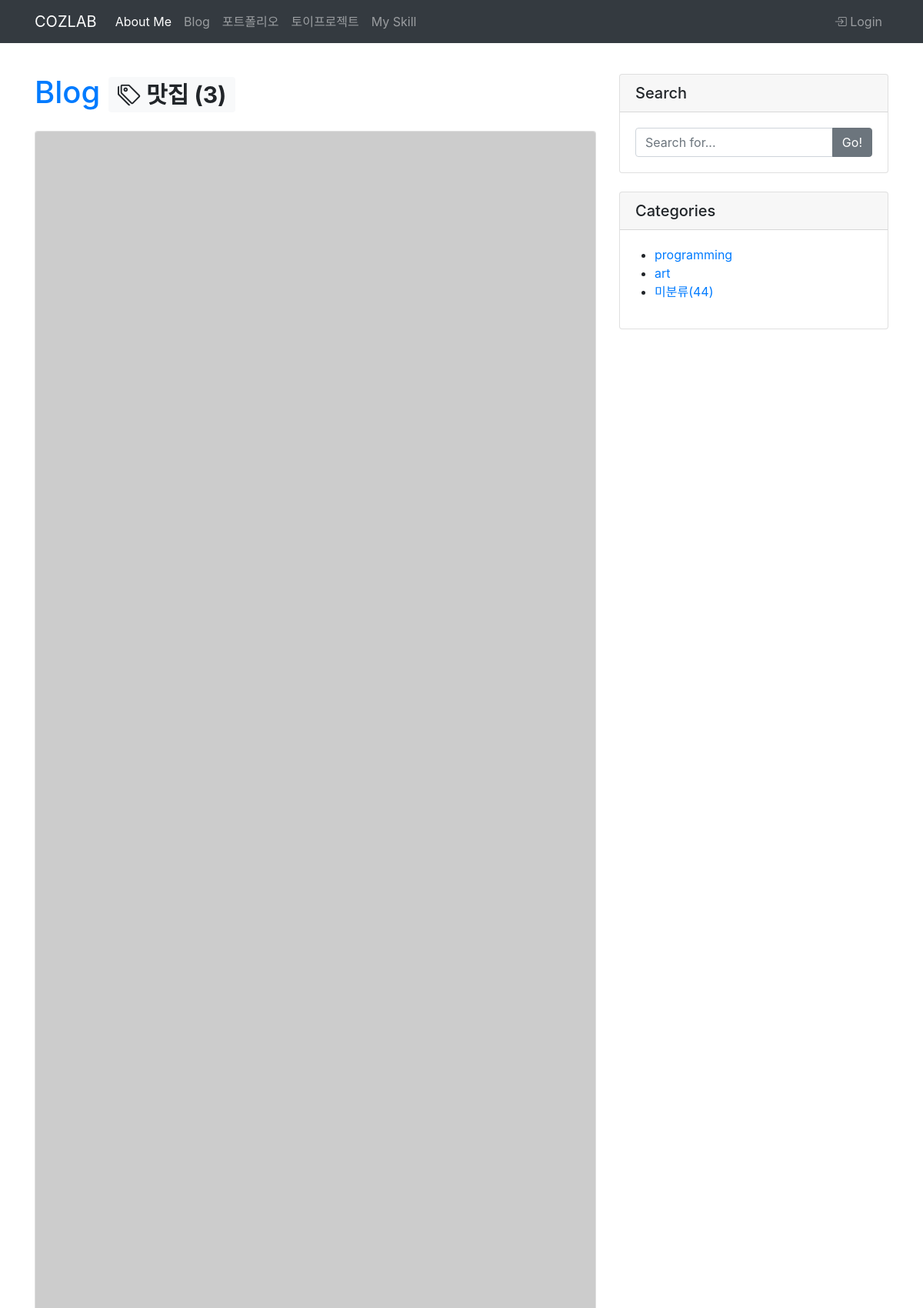
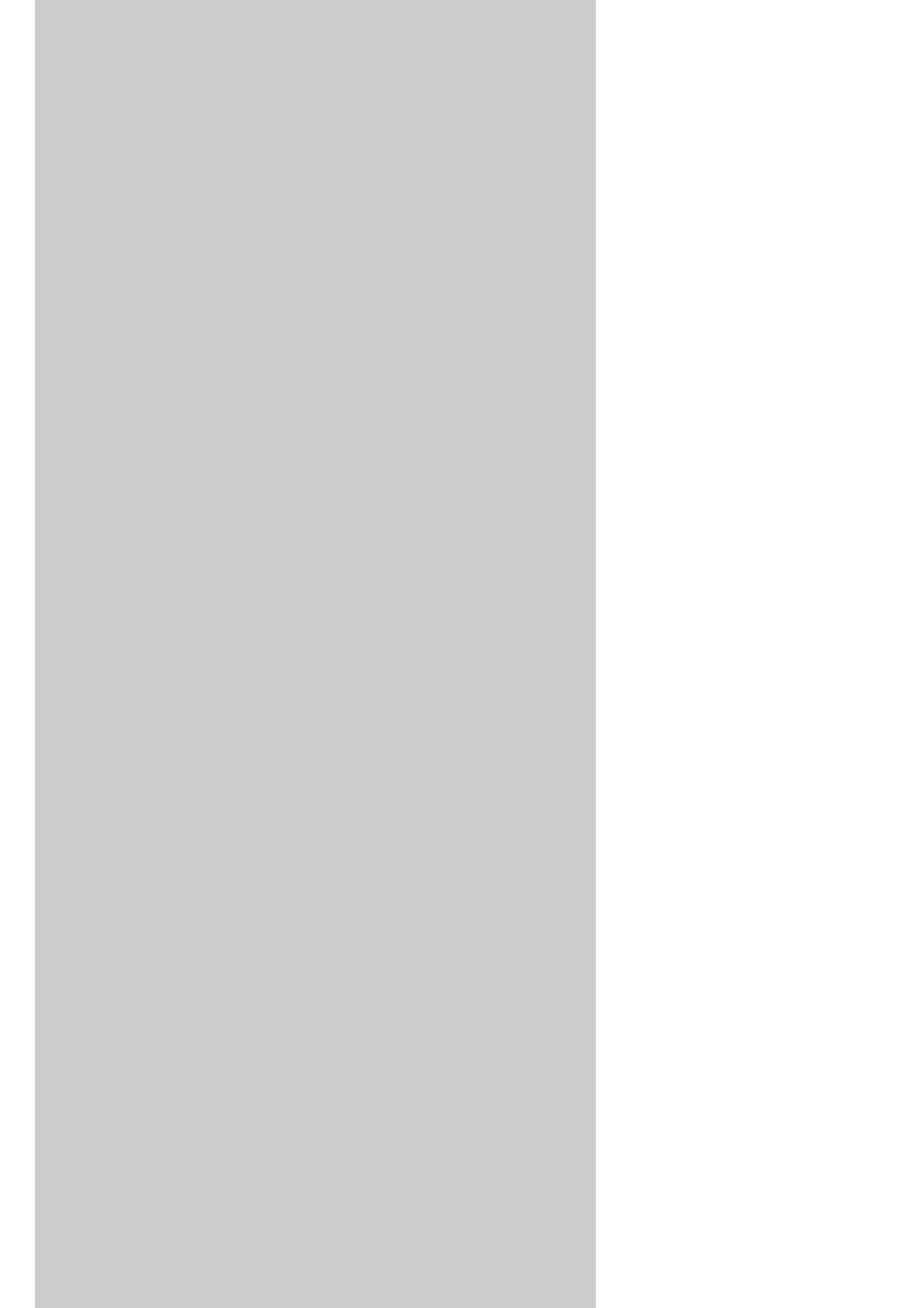
Screenshot of /blog/tag/맛집/ (upper part) with the database file from the repository (2 pictures, top to bottom).
### blog/models.py (models this page shows, shortened)
class Tag(models.Model):
  name = models.CharField(max_length=50)
  slug = models.SlugField(max_length=200, unique=True, allow_unicode=True)
  def __str__(self):
    return self.name
  def get_absolute_url(self):
    return f'/blog/tag/{self.slug}/'

class Post(models.Model):
  title = models.CharField(max_length=30)
  hook_text = models.CharField(max_length=100, blank=True)
  content = models.TextField()
  head_image = models.ImageField(upload_to="blog/images/%Y/%m/%d/", blank=True)
  file_upload = models.FileField(upload_to="blog/files/%Y/%m/%d/", blank=True)
  created_at = models.DateField(auto_now_add=True)
  updated_at = models.DateField(auto_now=True)
  author = models.ForeignKey(User, null=True, on_delete=models.SET_NULL)
  category = models.ForeignKey(Category, null=True, blank=True, on_delete=models.SET_NULL)
  tags = models.ManyToManyField(Tag, blank=True)
  def get_absolute_url(self):
    return f'/blog/{self.pk}/'

class Category(models.Model):
  name = models.CharField(max_length=50, unique=True)
  slug = models.SlugField(max_length=200, unique=True, allow_unicode=True)
  def __str__(self):
    return self.name
  class Meta:
    verbose_name_plural = "Categories"
  def get_absolute_url(self):
    return f'/blog/category/{self.slug}/'

### blog/views.py (the view)
# urls.py: path("tag/<str:slug>/", views.tag_page),
def tag_page(request, slug):
  tagcontext = {}
  tag = Tag.objects.get(slug=slug)
  post_list = tag.post_set.all()
  tagcontext["post_list"] = post_list
  tagcontext["tag"] = tag
  tagcontext["categories"] = Category.objects.all()
  tagcontext["no_category_post_count"] = Post.objects.filter(category=None).count()
  return render(
    request,
    "blog/post_list.html",
    tagcontext
  )

### blog/templates/blog/post_list.html (shortened to what this page needs)
{% extends "base.html" %}
{% block main_area %}
<div class="row">
    <div class="col-lg-8" id="main-area">
        <h1 class="my-4">
            <a href="{% url 'post_list' %}">
                Blog
            </a>
            {% if tag %}
            <span class="badge badge-light">
                <i class="bi bi-tags"></i>
                {{ tag }} ({{ tag.post_set.count }})
            </span>
            {% endif %}
        </h1>
        {% if post_list.exists %}
        {% for p in post_list %}
        <div class="card mb-4" id="post-{{ p.pk }}">
            {% if p.head_image %}
            <img class="card-img-top" src="{{ p.head_image.url }}" alt="{{ p }} Card image cap">
            {% else %}
            <img class="card-img-top" src="https://picsum.photos/id/{{ p.id }}/750/200" alt="random_image">
            {% endif %}
        </div>
        {% endfor %}
        {% else %}
        <h3>
            아직 게시물이 없습니다
        </h3>
        {% endif %}
    </div>
    {% include "blog/side_widget.html"%}
</div>
{% endblock %}

### blog/templates/blog/side_widget.html
<div class="col-lg-4">
  <div class="card my-4">
    <h5 class="card-header">Search</h5>
    <div class="card-body">
      <div class="input-group">
        <input class="form-control" type="text" placeholder="Search for..." id="search-input"/>
        <span class="input-group-append">
          <button class="btn btn-secondary" type="button" onclick="searchPost();">
            Go!
          </button>
        </span>
      </div>
    </div>
  </div>
  <div class="card my-4">
    <h5 class="card-header">Categories</h5>
    <div class="card-body">
      <div class="row">
        <ul>
          {% for category in categories %}
            <li>
              <a href="{{ category.get_absolute_url }}">{{ category }}</a>
            </li>
          {% endfor %}
          <li>
            <a href="/blog/category/no_category/">미분류({{ no_category_post_count }})</a>
          </li>
        </ul>
      </div>
    </div>
  </div>
</div>

### rows the page displays
Tag: name "맛집", post_set.count "3"
Category: name "programming"
Category: name "art"

### other values shown
{{ no_category_post_count }} "44"
